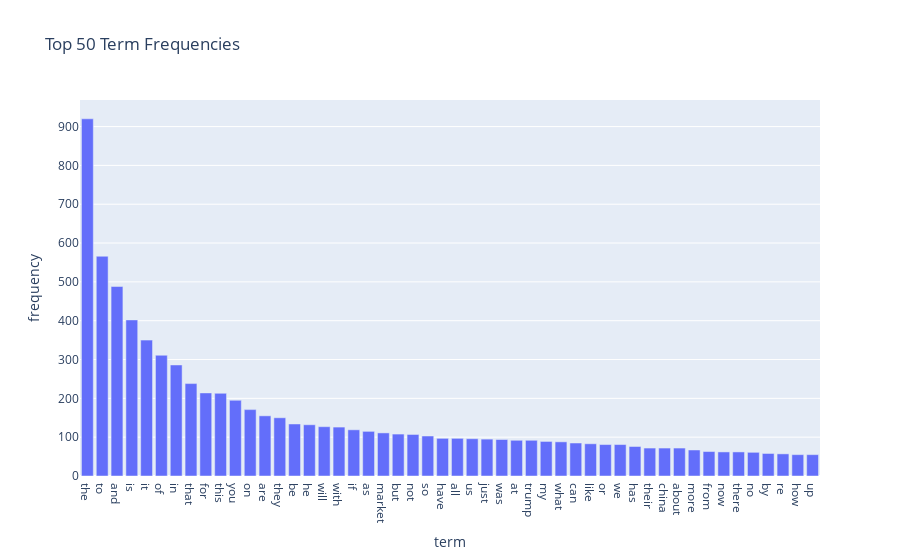
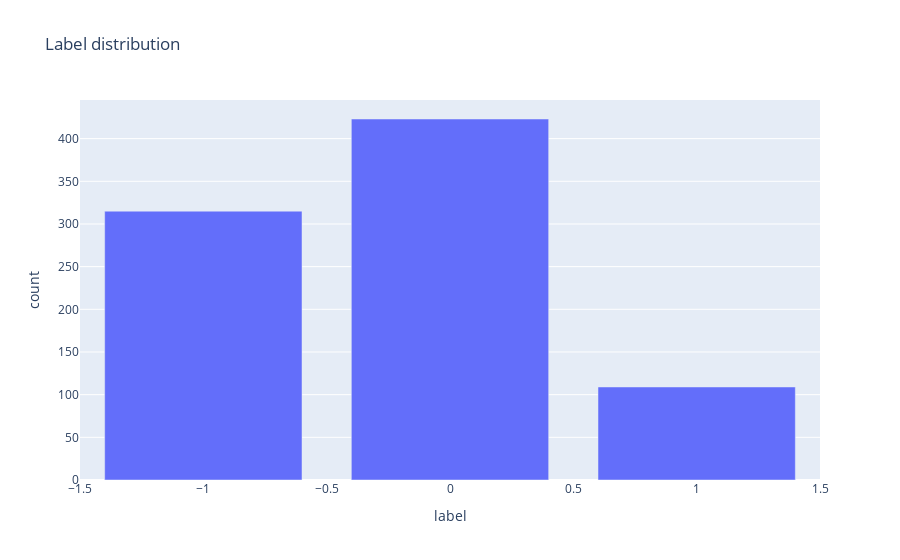
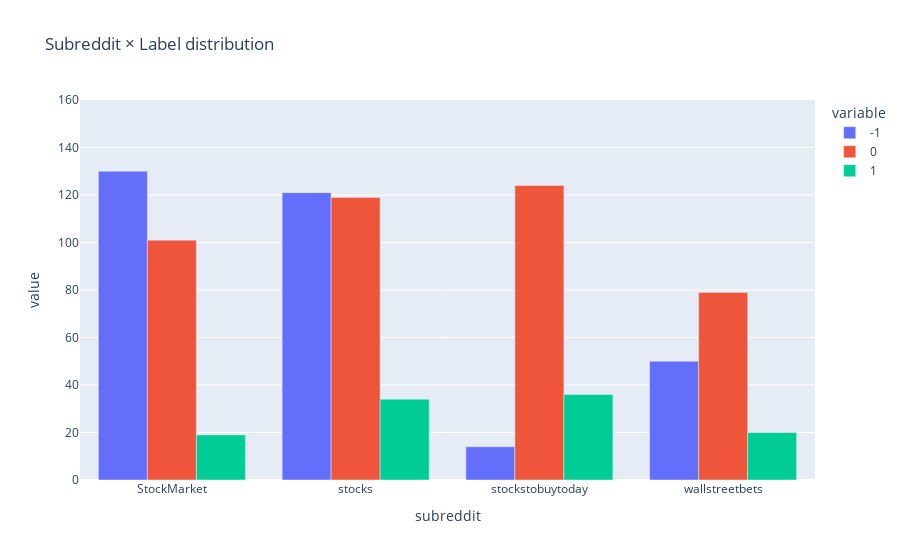
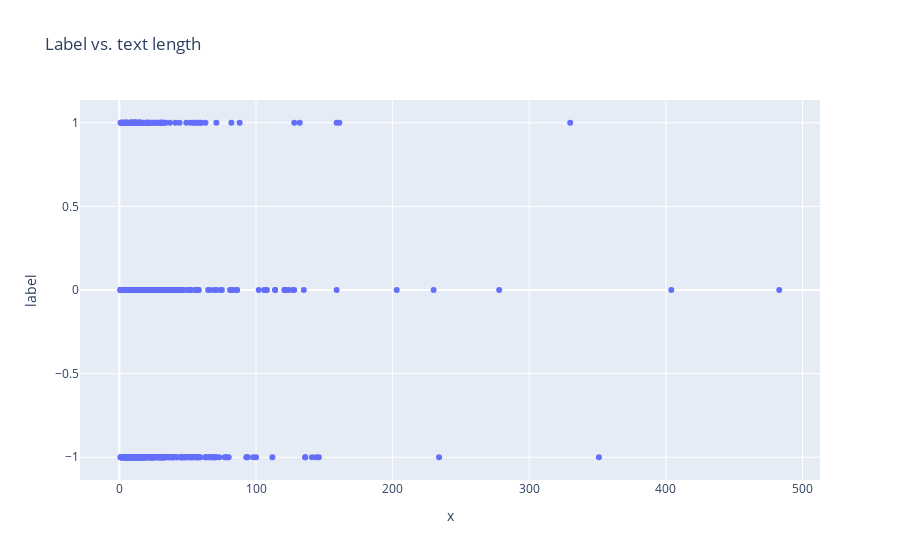

The code cell stored with these charts, in order, in its notebook:
### Code cell
#Part 3 : please attempt the following tasks on "the new dataset"

#取 Top-K 的頻率詞彙並排序
K = 50
idx = np.argsort(term_frequencies)[::-1][:K]

df = pd.DataFrame({
    "term": count_vect.get_feature_names_out()[idx],
    "frequency": term_frequencies[idx],
    "rank": np.arange(1, len(idx)+1)})

fig = px.bar(
    df.sort_values("frequency", ascending=False),
    x="term", y="frequency",
    title=f"Top {K} Term Frequencies")
fig.show()
f'頻率最高的都是介係詞'

#整體情緒標籤分佈
fig2 = px.bar(N["label"].value_counts().reset_index(name="count")
       .rename(columns={"index":"label"}),
       x="label", y="count", title="Label distribution")
fig2.show()

#子版各情緒標籤數量
fig3 = px.bar(counts.reset_index(names="subreddit"), x="subreddit", y=[-1, 0, 1],
              barmode="group", title="Subreddit × Label distribution")
fig3.update_yaxes(range=[0, counts.to_numpy().max()+30])
fig3.show()
f'stockmarket版的負面貼文的比例更高'

#情緒標籤與內容長度關係
fig4 = px.scatter(N, x=N["text"].str.split().str.len(), y="label",
           title="Label vs. text length")
fig4.show()


#情緒與內容長度關係
fig5 = px.scatter(N, x=N["text"].str.split().str.len(), y="sentiment",
           title="Sentiment vs. text length")
fig5.show()
f'內容長度在情緒與標籤的反應上不相同，內容越多通常表示情緒越正面，但在標籤上則沒有明顯的關係'

### Figure 1 — Plotly figure (JSON) as saved in the notebook; plotly's stock layout.template omitted (floating-point values rounded to 4 significant figures)
{"data": [{"hovertemplate": "term=%{x}<br>frequency=%{y}<extra></extra>", "legendgroup": "", "marker": {"color": "#636efa", "pattern": {"shape": ""}}, "name": "", "orientation": "v", "showlegend": false, "textposition": "auto", "type": "bar", "x": ["the", "to", "and", "is", "it", "of", "in", "that", "for", "this", "you", "on", "are", "they", "be", "he", "will", "with", "if", "as", "market", "but", "not", "so", "have", "all", "us", "just", "was", "at", "trump", "my", "what", "can", "like", "or", "we", "has", "their", "china", "about", "more", "from", "now", "there", "no", "by", "re", "how", "up"], "xaxis": "x", "y": [920, 566, 488, 402, 350, 311, 286, 238, 214, 213, 195, 171, 155, 150, 134, 132, 127, 126, 119, 115, 111, 108, 107, 103, 97, 97, 96, 95, 94, 92, 92, 89, 88, 85, 83, 81, 81, 76, 72, 72, 72, 67, 63, 62, 62, 61, 58, 57, 55, 55], "yaxis": "y"}], "layout": {"barmode": "relative", "legend": {"tracegroupgap": 0}, "title": {"text": "Top 50 Term Frequencies"}, "xaxis": {"anchor": "y", "domain": [0, 1], "title": {"text": "term"}}, "yaxis": {"anchor": "x", "domain": [0, 1], "title": {"text": "frequency"}}}}

### Figure 2 — Plotly figure (JSON) as saved in the notebook; plotly's stock layout.template omitted (floating-point values rounded to 4 significant figures)
{"data": [{"hovertemplate": "label=%{x}<br>count=%{y}<extra></extra>", "legendgroup": "", "marker": {"color": "#636efa", "pattern": {"shape": ""}}, "name": "", "orientation": "v", "showlegend": false, "textposition": "auto", "type": "bar", "x": [0.0, -1.0, 1.0], "xaxis": "x", "y": [423, 315, 109], "yaxis": "y"}], "layout": {"barmode": "relative", "legend": {"tracegroupgap": 0}, "title": {"text": "Label distribution"}, "xaxis": {"anchor": "y", "domain": [0, 1], "title": {"text": "label"}}, "yaxis": {"anchor": "x", "domain": [0, 1], "title": {"text": "count"}}}}

### Figure 3 — Plotly figure (JSON) as saved in the notebook; plotly's stock layout.template omitted (floating-point values rounded to 4 significant figures)
{"data": [{"alignmentgroup": "True", "hovertemplate": "variable=-1<br>subreddit=%{x}<br>value=%{y}<extra></extra>", "legendgroup": "-1", "marker": {"color": "#636efa", "pattern": {"shape": ""}}, "name": "-1", "offsetgroup": "-1", "orientation": "v", "showlegend": true, "textposition": "auto", "type": "bar", "x": ["StockMarket", "stocks", "stockstobuytoday", "wallstreetbets"], "xaxis": "x", "y": [130, 121, 14, 50], "yaxis": "y"}, {"alignmentgroup": "True", "hovertemplate": "variable=0<br>subreddit=%{x}<br>value=%{y}<extra></extra>", "legendgroup": "0", "marker": {"color": "#EF553B", "pattern": {"shape": ""}}, "name": "0", "offsetgroup": "0", "orientation": "v", "showlegend": true, "textposition": "auto", "type": "bar", "x": ["StockMarket", "stocks", "stockstobuytoday", "wallstreetbets"], "xaxis": "x", "y": [101, 119, 124, 79], "yaxis": "y"}, {"alignmentgroup": "True", "hovertemplate": "variable=1<br>subreddit=%{x}<br>value=%{y}<extra></extra>", "legendgroup": "1", "marker": {"color": "#00cc96", "pattern": {"shape": ""}}, "name": "1", "offsetgroup": "1", "orientation": "v", "showlegend": true, "textposition": "auto", "type": "bar", "x": ["StockMarket", "stocks", "stockstobuytoday", "wallstreetbets"], "xaxis": "x", "y": [19, 34, 36, 20], "yaxis": "y"}], "layout": {"barmode": "group", "legend": {"title": {"text": "variable"}, "tracegroupgap": 0}, "title": {"text": "Subreddit × Label distribution"}, "xaxis": {"anchor": "y", "domain": [0, 1], "title": {"text": "subreddit"}}, "yaxis": {"anchor": "x", "domain": [0, 1], "range": [0, 160], "title": {"text": "value"}}}}

### Figure 4 — Plotly figure (JSON) as saved in the notebook; plotly's stock layout.template omitted (floating-point values rounded to 4 significant figures; data arrays with more than 128 entries replaced by an {"elided": "..."} marker saying what was removed)
{"data": [{"hovertemplate": "x=%{x}<br>label=%{y}<extra></extra>", "legendgroup": "", "marker": {"color": "#636efa", "symbol": "circle"}, "mode": "markers", "name": "", "orientation": "v", "showlegend": false, "type": "scatter", "x": {"elided": "847 int values"}, "xaxis": "x", "y": {"elided": "847 float values"}, "yaxis": "y"}], "layout": {"legend": {"tracegroupgap": 0}, "title": {"text": "Label vs. text length"}, "xaxis": {"anchor": "y", "domain": [0, 1], "title": {"text": "x"}}, "yaxis": {"anchor": "x", "domain": [0, 1], "title": {"text": "label"}}}}
